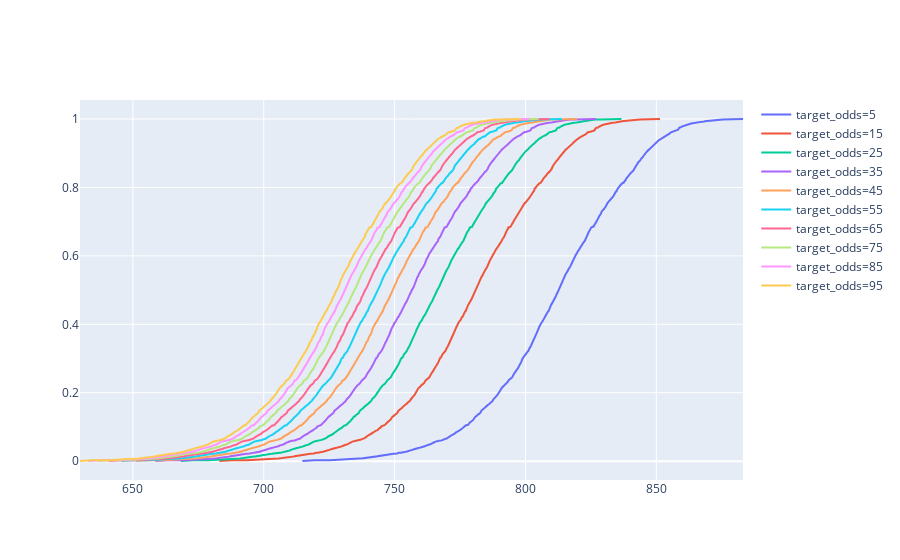

The code cell stored with this chart in its notebook:
### Code cell
fig = go.Figure()

for i in np.arange(5, 101, 10):
    df_score = score_func(df_logit, df_logit.shape[1], ic, target_odds=i)
    sum_sort = np.sort(np.sum(df_score, axis=1))

    fig.add_trace(go.Scatter(x=sum_sort, y=np.cumsum(sum_sort)/sum(sum_sort), mode='lines', name=f"target_odds={i}"))

fig.show()

### Figure 1 — Plotly figure (JSON) as saved in the notebook; plotly's stock layout.template omitted (floating-point values rounded to 4 significant figures; data arrays with more than 128 entries replaced by an {"elided": "..."} marker saying what was removed)
{"data": [{"mode": "lines", "name": "target_odds=5", "type": "scatter", "x": {"elided": "1869 float values"}, "y": {"elided": "1869 float values"}}, {"mode": "lines", "name": "target_odds=15", "type": "scatter", "x": {"elided": "1869 float values"}, "y": {"elided": "1869 float values"}}, {"mode": "lines", "name": "target_odds=25", "type": "scatter", "x": {"elided": "1869 float values"}, "y": {"elided": "1869 float values"}}, {"mode": "lines", "name": "target_odds=35", "type": "scatter", "x": {"elided": "1869 float values"}, "y": {"elided": "1869 float values"}}, {"mode": "lines", "name": "target_odds=45", "type": "scatter", "x": {"elided": "1869 float values"}, "y": {"elided": "1869 float values"}}, {"mode": "lines", "name": "target_odds=55", "type": "scatter", "x": {"elided": "1869 float values"}, "y": {"elided": "1869 float values"}}, {"mode": "lines", "name": "target_odds=65", "type": "scatter", "x": {"elided": "1869 float values"}, "y": {"elided": "1869 float values"}}, {"mode": "lines", "name": "target_odds=75", "type": "scatter", "x": {"elided": "1869 float values"}, "y": {"elided": "1869 float values"}}, {"mode": "lines", "name": "target_odds=85", "type": "scatter", "x": {"elided": "1869 float values"}, "y": {"elided": "1869 float values"}}, {"mode": "lines", "name": "target_odds=95", "type": "scatter", "x": {"elided": "1869 float values"}, "y": {"elided": "1869 float values"}}], "layout": {}}
